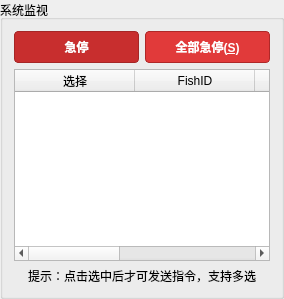
       <widget class="QGroupBox" name="grp_Monitor">
        <property name="minimumSize">
         <size>
          <width>0</width>
          <height>220</height>
         </size>
        </property>
        <property name="maximumSize">
         <size>
          <width>16777215</width>
          <height>16777215</height>
         </size>
        </property>
        <property name="title">
         <string>系统监视</string>
        </property>
        <layout class="QVBoxLayout" name="verticalLayout_2">
         <item>
          <layout class="QHBoxLayout" name="horizontalLayout_2">
           <item>
            <widget class="QPushButton" name="btn_GlobalStop_2">
             <property name="sizePolicy">
              <sizepolicy hsizetype="Expanding" vsizetype="Fixed">
               <horstretch>0</horstretch>
               <verstretch>0</verstretch>
              </sizepolicy>
             </property>
             <property name="minimumSize">
              <size>
               <width>0</width>
               <height>32</height>
              </size>
             </property>
             <property name="styleSheet">
              <string notr="true">QPushButton {
    background-color: rgb(200, 46, 46);
    color: white;
    font-weight: 700;
    border: 1px solid rgb(165, 38, 38);
    border-radius: 4px;
}
QPushButton:hover {
    background-color: rgb(216, 58, 58);
}
QPushButton:pressed {
    background-color: rgb(164, 34, 34);
    border: 1px solid rgb(138, 26, 26);
    padding-top: 1px;
    padding-left: 1px;
}</string>
             </property>
             <property name="text">
              <string>急停</string>
             </property>
            </widget>
           </item>
           <item>
            <widget class="QPushButton" name="btn_GlobalStop">
             <property name="sizePolicy">
              <sizepolicy hsizetype="Expanding" vsizetype="Fixed">
               <horstretch>0</horstretch>
               <verstretch>0</verstretch>
              </sizepolicy>
             </property>
             <property name="minimumSize">
              <size>
               <width>0</width>
               <height>32</height>
              </size>
             </property>
             <property name="styleSheet">
              <string notr="true">QPushButton {
    background-color: rgb(225, 58, 58);
    color: white;
    font-weight: 700;
    border: 1px solid rgb(175, 40, 40);
    border-radius: 4px;
}
QPushButton:hover {
    background-color: rgb(238, 72, 72);
}
QPushButton:pressed {
    background-color: rgb(186, 41, 41);
    border: 1px solid rgb(146, 30, 30);
    padding-top: 1px;
    padding-left: 1px;
}</string>
             </property>
             <property name="text">
              <string>全部急停(&amp;S)</string>
             </property>
            </widget>
           </item>
          </layout>
         </item>
         <item>
          <widget class="QTableWidget" name="table_SysMonitor">
           <property name="styleSheet">
            <string notr="true">QTableWidget::item { text-align: center; }</string>
           </property>
           <property name="editTriggers">
            <set>QAbstractItemView::EditTrigger::NoEditTriggers</set>
           </property>
           <property name="alternatingRowColors">
            <bool>true</bool>
           </property>
           <property name="selectionBehavior">
            <enum>QAbstractItemView::SelectionBehavior::SelectRows</enum>
           </property>
           <property name="rowCount">
            <number>0</number>
           </property>
           <property name="columnCount">
            <number>5</number>
           </property>
           <attribute name="horizontalHeaderVisible">
            <bool>true</bool>
           </attribute>
           <attribute name="horizontalHeaderMinimumSectionSize">
            <number>33</number>
           </attribute>
           <attribute name="horizontalHeaderDefaultSectionSize">
            <number>120</number>
           </attribute>
           <attribute name="horizontalHeaderHighlightSections">
            <bool>true</bool>
           </attribute>
           <attribute name="horizontalHeaderStretchLastSection">
            <bool>true</bool>
           </attribute>
           <attribute name="verticalHeaderVisible">
            <bool>false</bool>
           </attribute>
           <attribute name="verticalHeaderMinimumSectionSize">
            <number>24</number>
           </attribute>
           <attribute name="verticalHeaderDefaultSectionSize">
            <number>30</number>
           </attribute>
           <column>
            <property name="text">
             <string>选择</string>
            </property>
           </column>
           <column>
            <property name="text">
             <string>FishID</string>
            </property>
           </column>
           <column>
            <property name="text">
             <string>电压 / 功率</string>
            </property>
           </column>
           <column>
            <property name="text">
             <string>电量 / 时间</string>
            </property>
           </column>
           <column>
            <property name="text">
             <string>运行状态</string>
            </property>
           </column>
          </widget>
         </item>
         <item>
          <widget class="QLabel" name="lbl_MonitorHint">
           <property name="text">
            <string>提示：点击选中后才可发送指令，支持多选</string>
           </property>
           <property name="alignment">
            <set>Qt::AlignmentFlag::AlignCenter</set>
           </property>
          </widget>
         </item>
        </layout>
       </widget>
